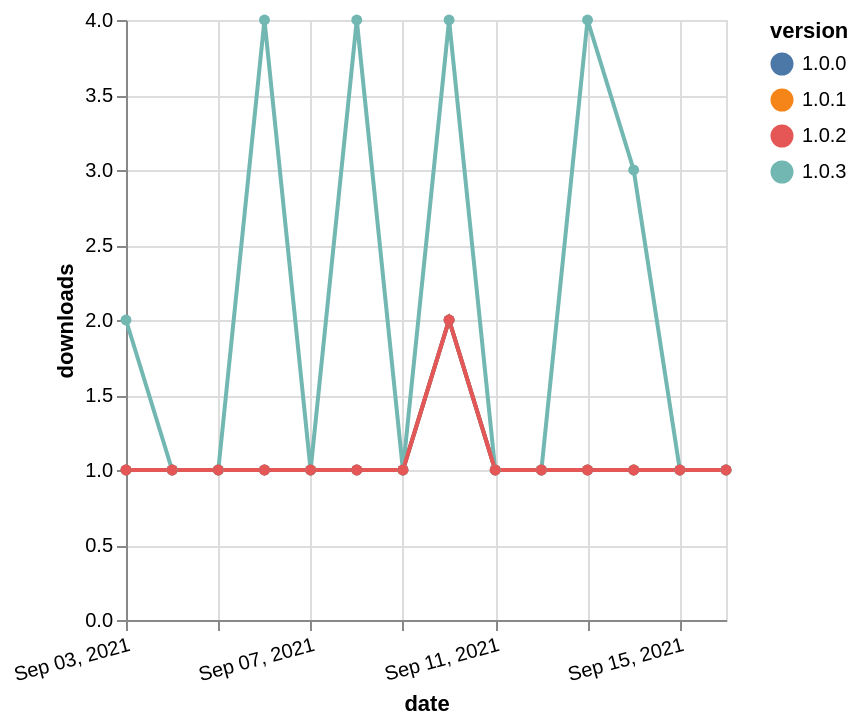

Vega-Lite specification for this chart:
### Vega-Lite specification from a JSON file in a GitHub repository (floating-point values rounded to 4 significant figures)
{"$schema": "https://vega.github.io/schema/vega-lite/v5.json", "description": "A simple bar chart with embedded data.", "data": {"values": [{"date": "2021-09-03", "total": 214, "delta": 1, "version": "1.0.1"}, {"date": "2021-09-04", "total": 215, "delta": 1, "version": "1.0.1"}, {"date": "2021-09-05", "total": 216, "delta": 1, "version": "1.0.1"}, {"date": "2021-09-06", "total": 217, "delta": 1, "version": "1.0.1"}, {"date": "2021-09-07", "total": 218, "delta": 1, "version": "1.0.1"}, {"date": "2021-09-08", "total": 219, "delta": 1, "version": "1.0.1"}, {"date": "2021-09-09", "total": 220, "delta": 1, "version": "1.0.1"}, {"date": "2021-09-10", "total": 222, "delta": 2, "version": "1.0.1"}, {"date": "2021-09-11", "total": 223, "delta": 1, "version": "1.0.1"}, {"date": "2021-09-12", "total": 224, "delta": 1, "version": "1.0.1"}, {"date": "2021-09-13", "total": 225, "delta": 1, "version": "1.0.1"}, {"date": "2021-09-14", "total": 226, "delta": 1, "version": "1.0.1"}, {"date": "2021-09-15", "total": 227, "delta": 1, "version": "1.0.1"}, {"date": "2021-09-16", "total": 228, "delta": 1, "version": "1.0.1"}, {"date": "2021-09-03", "total": 240, "delta": 1, "version": "1.0.0"}, {"date": "2021-09-04", "total": 241, "delta": 1, "version": "1.0.0"}, {"date": "2021-09-05", "total": 242, "delta": 1, "version": "1.0.0"}, {"date": "2021-09-06", "total": 243, "delta": 1, "version": "1.0.0"}, {"date": "2021-09-07", "total": 244, "delta": 1, "version": "1.0.0"}, {"date": "2021-09-08", "total": 245, "delta": 1, "version": "1.0.0"}, {"date": "2021-09-09", "total": 246, "delta": 1, "version": "1.0.0"}, {"date": "2021-09-10", "total": 248, "delta": 2, "version": "1.0.0"}, {"date": "2021-09-11", "total": 249, "delta": 1, "version": "1.0.0"}, {"date": "2021-09-12", "total": 250, "delta": 1, "version": "1.0.0"}, {"date": "2021-09-13", "total": 251, "delta": 1, "version": "1.0.0"}, {"date": "2021-09-14", "total": 252, "delta": 1, "version": "1.0.0"}, {"date": "2021-09-15", "total": 253, "delta": 1, "version": "1.0.0"}, {"date": "2021-09-16", "total": 254, "delta": 1, "version": "1.0.0"}, {"date": "2021-09-03", "total": 337, "delta": 2, "version": "1.0.3"}, {"date": "2021-09-04", "total": 338, "delta": 1, "version": "1.0.3"}, {"date": "2021-09-05", "total": 339, "delta": 1, "version": "1.0.3"}, {"date": "2021-09-06", "total": 343, "delta": 4, "version": "1.0.3"}, {"date": "2021-09-07", "total": 344, "delta": 1, "version": "1.0.3"}, {"date": "2021-09-08", "total": 348, "delta": 4, "version": "1.0.3"}, {"date": "2021-09-09", "total": 349, "delta": 1, "version": "1.0.3"}, {"date": "2021-09-10", "total": 353, "delta": 4, "version": "1.0.3"}, {"date": "2021-09-11", "total": 354, "delta": 1, "version": "1.0.3"}, {"date": "2021-09-12", "total": 355, "delta": 1, "version": "1.0.3"}, {"date": "2021-09-13", "total": 359, "delta": 4, "version": "1.0.3"}, {"date": "2021-09-14", "total": 362, "delta": 3, "version": "1.0.3"}, {"date": "2021-09-15", "total": 363, "delta": 1, "version": "1.0.3"}, {"date": "2021-09-16", "total": 364, "delta": 1, "version": "1.0.3"}, {"date": "2021-09-03", "total": 214, "delta": 1, "version": "1.0.2"}, {"date": "2021-09-04", "total": 215, "delta": 1, "version": "1.0.2"}, {"date": "2021-09-05", "total": 216, "delta": 1, "version": "1.0.2"}, {"date": "2021-09-06", "total": 217, "delta": 1, "version": "1.0.2"}, {"date": "2021-09-07", "total": 218, "delta": 1, "version": "1.0.2"}, {"date": "2021-09-08", "total": 219, "delta": 1, "version": "1.0.2"}, {"date": "2021-09-09", "total": 220, "delta": 1, "version": "1.0.2"}, {"date": "2021-09-10", "total": 222, "delta": 2, "version": "1.0.2"}, {"date": "2021-09-11", "total": 223, "delta": 1, "version": "1.0.2"}, {"date": "2021-09-12", "total": 224, "delta": 1, "version": "1.0.2"}, {"date": "2021-09-13", "total": 225, "delta": 1, "version": "1.0.2"}, {"date": "2021-09-14", "total": 226, "delta": 1, "version": "1.0.2"}, {"date": "2021-09-15", "total": 227, "delta": 1, "version": "1.0.2"}, {"date": "2021-09-16", "total": 228, "delta": 1, "version": "1.0.2"}]}, "width": "container", "mark": {"type": "line", "point": {"filled": true}}, "encoding": {"x": {"field": "date", "type": "temporal", "timeUnit": "yearmonthdate", "title": "date", "axis": {"labelAngle": -15}}, "y": {"field": "delta", "type": "quantitative", "title": "downloads"}, "color": {"field": "version", "type": "nominal"}, "tooltip": {"field": "delta"}}}
